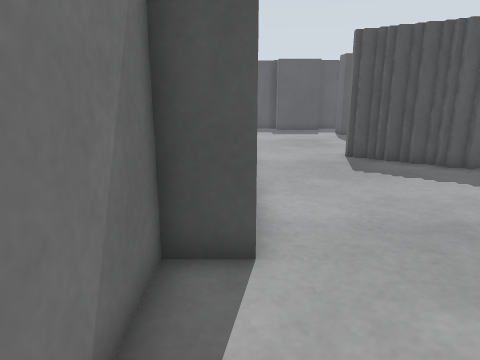
View 1 (above)

24 first-person views from a walk through a robot-simulator world made for Gazebo. The camera is 0.51 m above the floor, tilts 14° down and sees 70° across. The floor is counted in squares, 0.2 m on a side. Each view is taken from the middle of a square. On the plan, view 1 faces up. The plan holds only what a view shows up to about 20 squares ahead; the rest is blank.

View 2
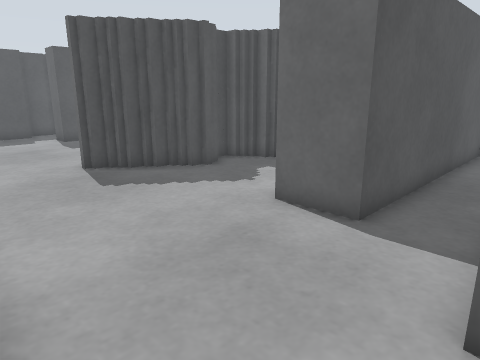

View 3
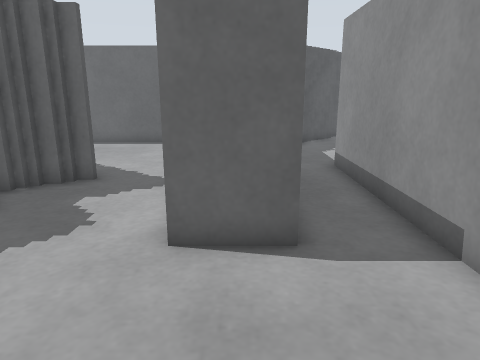

View 4
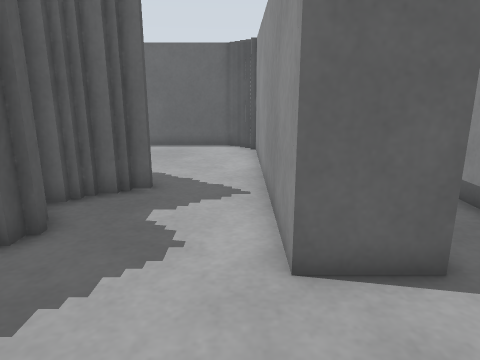

View 5
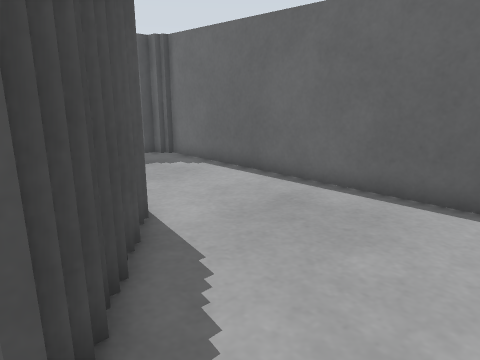

View 6
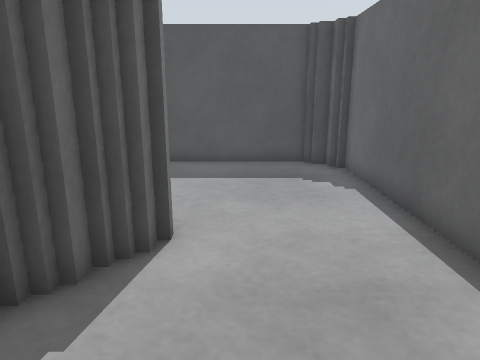

View 7
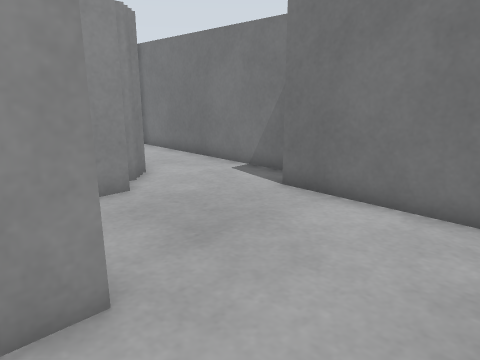

View 8
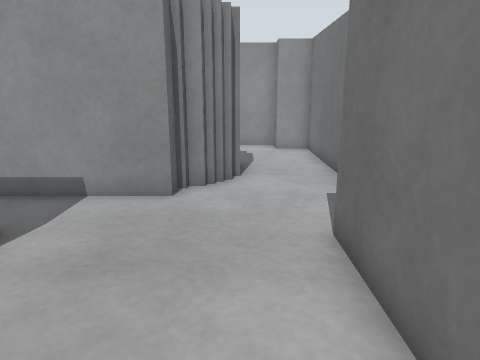

View 9
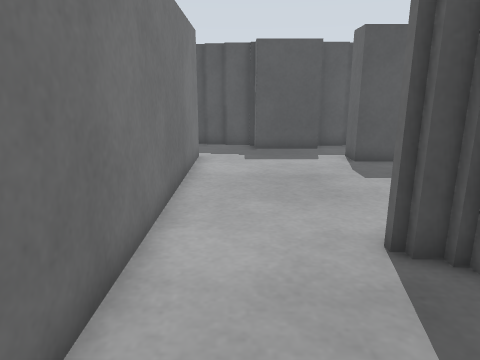

View 10
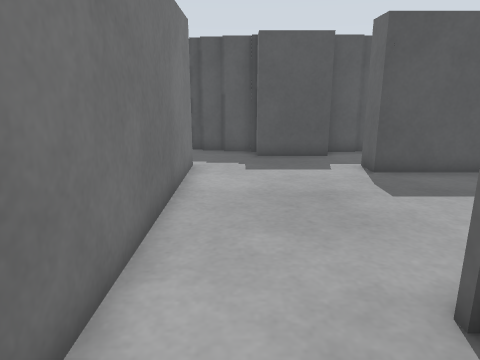

View 11
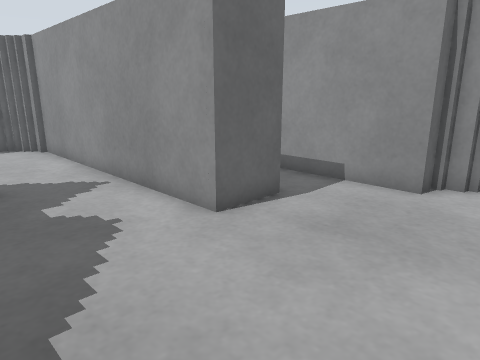

View 12
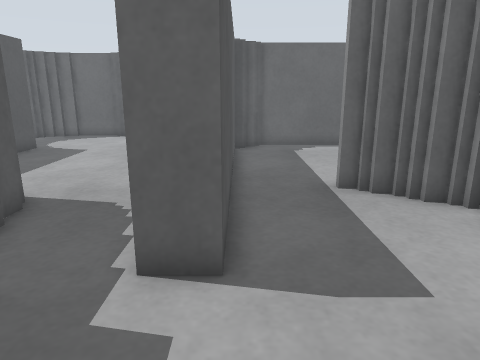

View 13
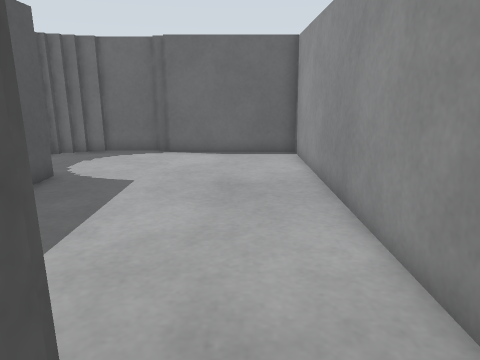

View 14
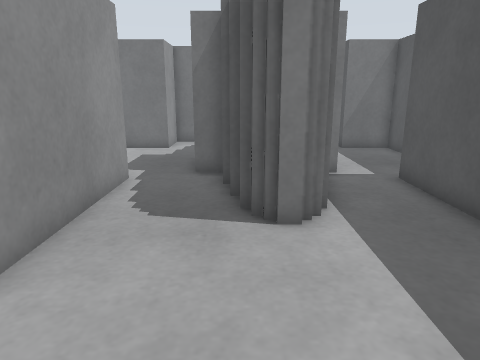

View 15
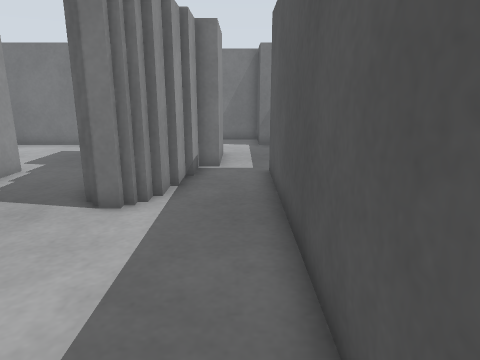

View 16
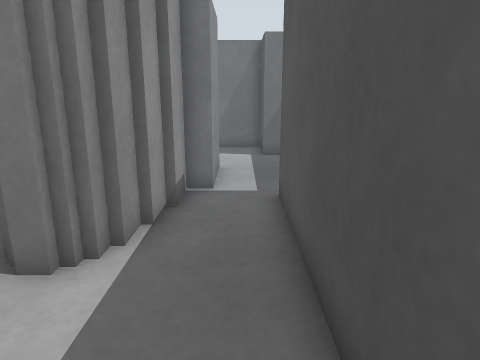

View 17
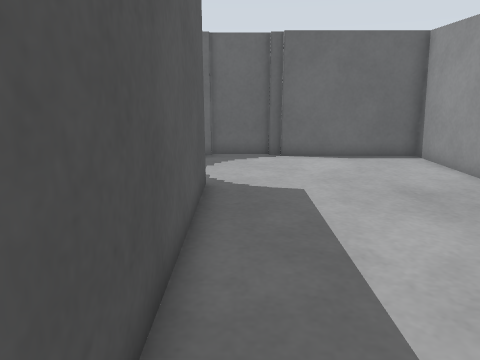

View 18
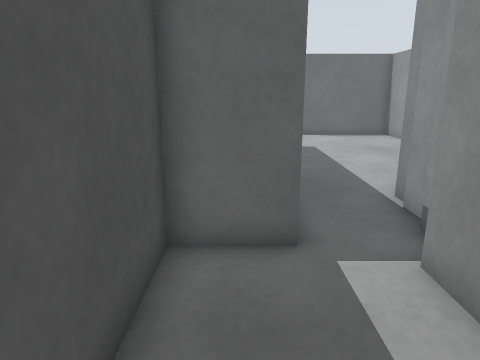

View 19
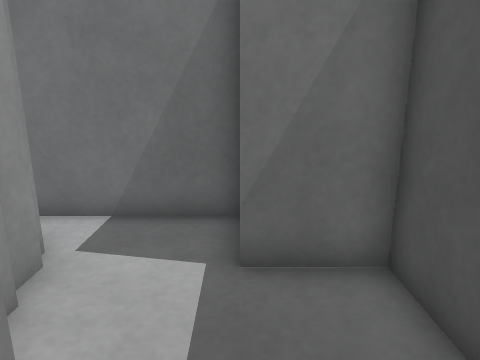

View 20
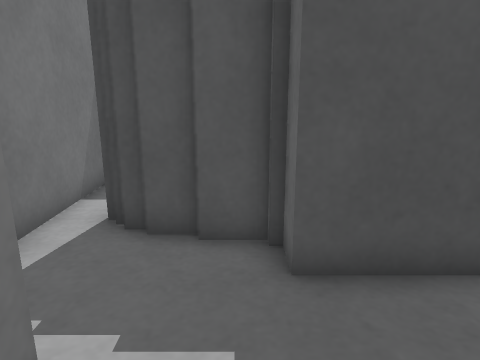

View 21
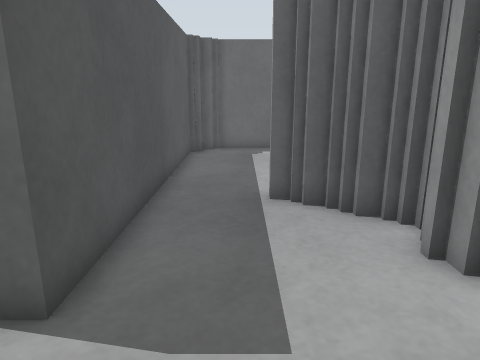

View 22
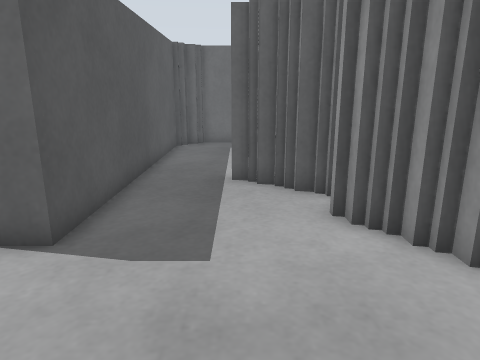

View 23
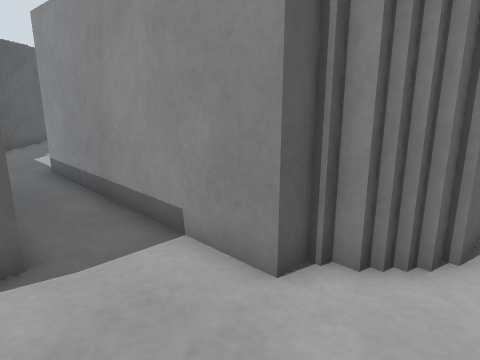

View 24
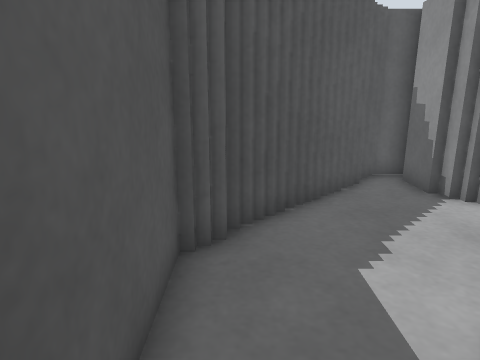

### Floor plan
Key: @ floor where view 1 was taken; # wall or solid block; . floor; B grey box; P grey post; O other object.
Columns run from 2 left of view 1 to 24 right of it. Each row starts with its distance up from view 1.
 34   ########              PB
 33   #......#            ...PB
 32 ###......############B....#
 31 #.........................#
 30 #....BBBB.................#
 29 #.BB    BBBBB.............B
 28 #BB       BBB.............#
 27 #.BBBB   BBBB.............#
 26  ....BBBB.................#
 25  .........................#
 24 #.........................#
 23 ###......B#################
 22   #......############B
 21   #..................PP
 20   #...................#
 19   #..........##.......#
 18   #..........#  ......#
 17   #.........##  ......#
 16   #......####    .....#
 15   #....B##      BP....#
 14   #....P#      ##.....#
 13   #.....#####  #......#
 12   #.......######......#
 11   #..........##.......#
 10   #...................#
  9   #...................#
  8   #..................PP
  7   #......###########BB
  6   #......#
  5  B#......##########BP
  4  #..................BP
  3  #..................PPP
  2  #....BBBBBBBBBB .....PP
  1  #...#B           .....PP
  0  #@.##             .....PP
 -1  #..#               ..OB
 -2  #..                 P
 -3  #...
 -4  #...
 -5  #...
 -6  BB..
 -7   B##

Where each view was taken, in squares from view 1:
view 1: 0 up, 0 right, facing up
view 2: 2 up, 0 right, facing up-right
view 3: 6 up, 1 right, facing right
view 4: 8 up, 2 right, facing right
view 5: 8 up, 11 right, facing up-right
view 6: 9 up, 16 right, facing up
view 7: 11 up, 8 right, facing down-left
view 8: 11 up, 2 right, facing down
view 9: 9 up, 2 right, facing up
view 10: 11 up, 2 right, facing up
view 11: 12 up, 1 right, facing down-right
view 12: 22 up, 2 right, facing right
view 13: 26 up, 8 right, facing right
view 14: 27 up, 17 right, facing left
view 15: 31 up, 18 right, facing left
view 16: 31 up, 15 right, facing left
view 17: 31 up, 9 right, facing right
view 18: 33 up, 1 right, facing right
view 19: 32 up, 5 right, facing left
view 20: 21 up, 2 right, facing up
view 21: 20 up, 3 right, facing right
view 22: 19 up, 1 right, facing right
view 23: 6 up, 1 right, facing down-right
view 24: 4 up, 12 right, facing right
